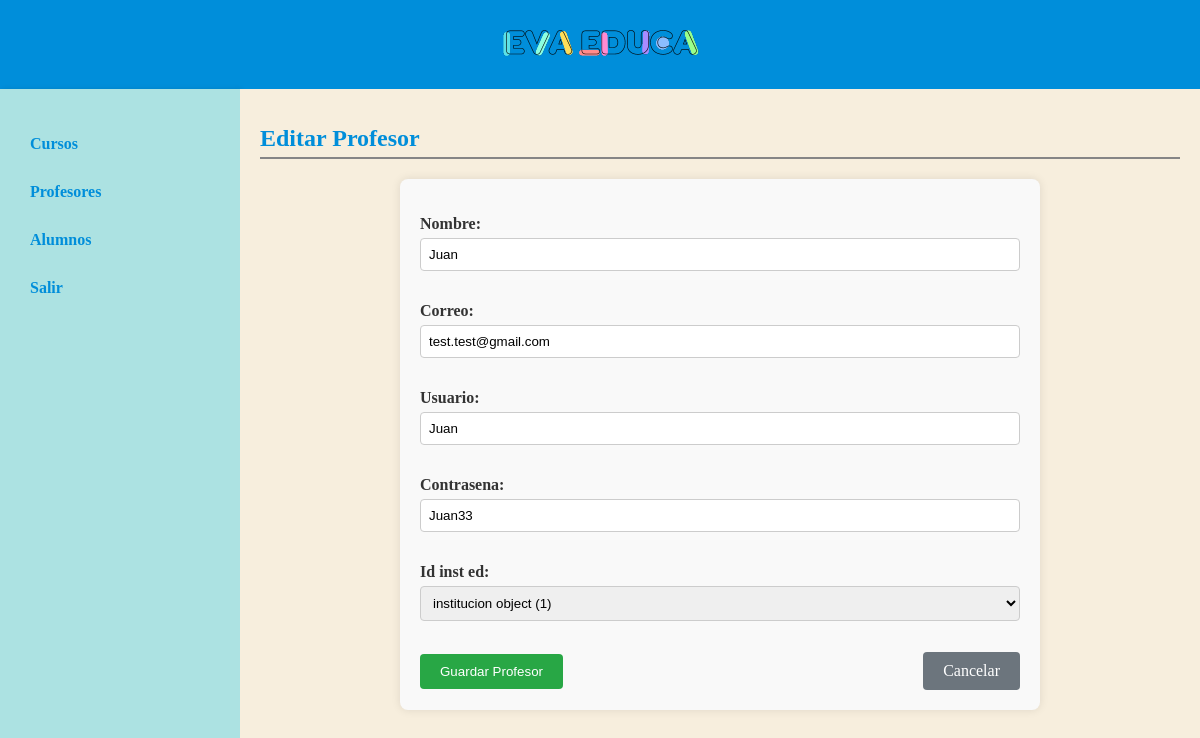
Page /administrador/profesores/1/editar/ (signed in) on the earlier database version.
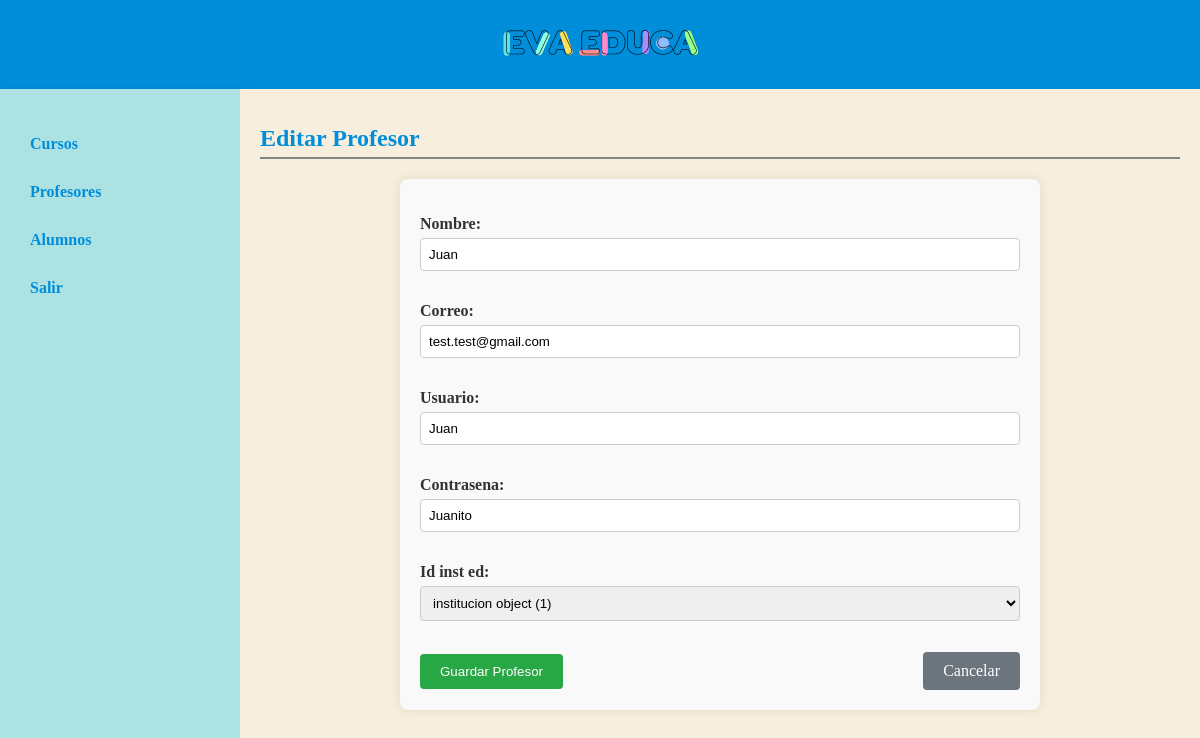
Same page on the later database version.
### profesor/models.py (models this page shows, shortened)
class profesor(models.Model):
    nombre = models.CharField(max_length=100)
    correo = models.EmailField(unique=True)
    usuario = models.CharField(max_length=50, unique=True)
    contrasena = models.CharField(max_length=100)
    id_inst_ed = models.ForeignKey(institucion, on_delete=models.CASCADE)

### administrador/decorators.py (the view)
    def wrapper(request, *args, **kwargs):
        if 'administrador_id' not in request.session:
            return redirect('login')
        return view_func(request, *args, **kwargs)

### administrador/forms.py
class ProfesorForm(forms.ModelForm):
    class Meta:
        model = profesor
        fields = ['nombre', 'correo', 'usuario', 'contrasena', 'id_inst_ed']

### administrador/views.py (called while the page is built)
@login_required
def profesor_update(request, pk):
    profesor_obj = get_object_or_404(profesor, pk=pk)
    if request.method == 'POST':
        form = ProfesorForm(request.POST, instance=profesor_obj)
        if form.is_valid():
            form.save()
            return redirect('profesor_list')
    else:
        form = ProfesorForm(instance=profesor_obj)
    return render(request, 'profesor_form.html', {'form': form})

### profesor/context_processors.py (called while the page is built)
def profesor_context(request):
    profesor_id = request.session.get('profesor_id')
    if profesor_id:
        profesor_obj = profesor.objects.get(id=profesor_id)
        return {'profesor_logueado': profesor_obj}
    return {}

### administrador/templates/profesor_form.html (shortened to what this page needs)
{% extends 'layouts/base.html' %}
{% block content %}
    <h1 class="titulo-curso">{% if form.instance.pk %}Editar{% else %}Registrar{% endif %} Profesor</h1>
    <form method="POST" class="form-curso">
        {{ form.as_p }}
        <div class="form-buttons">
            <button type="submit" class="btn btn-success">{% if form.instance.pk %}Guardar{% else %}Registrar{% endif %} Profesor</button>
            <a href="{% url 'profesor_list' %}" class="btn btn-secondary">Cancelar</a>
        </div>
    </form>
{% endblock %}

Differences in the rows shown:
changed profesor "Juan": contrasena "Juan33" → "Juanito"
